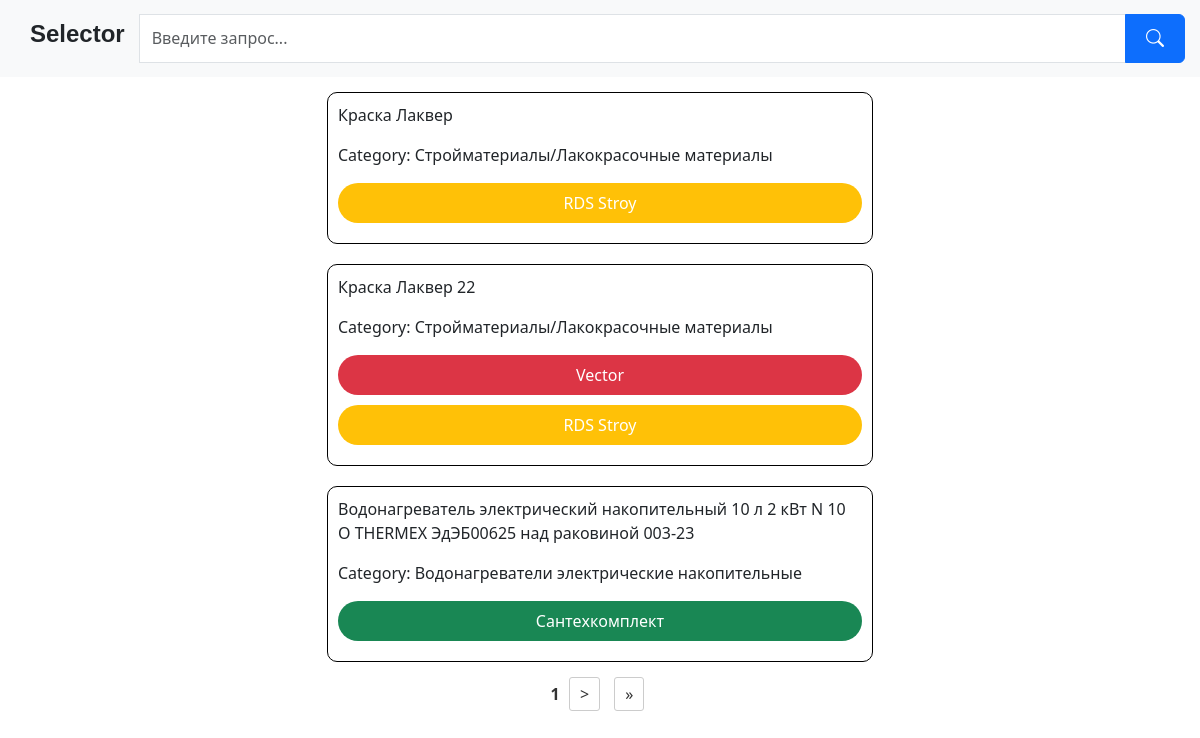
The page / on the database its author committed.
### App/models/product.py (models this page shows, shortened)
class Product(models.Model):
    id = models.AutoField(primary_key=True)
    name = models.CharField(max_length=100)
    category_id = models.ForeignKey('Category', null=True, blank=True, on_delete=models.CASCADE)
    suppliers_id = models.ManyToManyField('SupplierCard')
    objects = models.Manager()
    class Meta:
        verbose_name = "Продукт (товар) "
        verbose_name_plural = "Продукт (товар) "

### App/models/category.py (models this page shows)
class Category(models.Model):
    id = models.AutoField(primary_key=True)
    name = models.CharField(max_length=100, verbose_name="Наименование категории",
        unique=True,
        error_messages={
            'unique': "Категория с таким наименованием уже существует!"
        })
    parent_category_id = models.ForeignKey('self', null=True, blank=True, on_delete=models.CASCADE)
    objects = models.Manager()
    def __str__(self):
        return self.name
    class Meta:
        verbose_name = "Категория"
        verbose_name_plural = "Категория"

### App/models/supplier_card.py (models this page shows, shortened)
class SupplierCard(models.Model):
    id = models.AutoField(primary_key=True)
    name = models.CharField(max_length=100, verbose_name="Наименование карточки поставщика",
        unique=True,
        error_messages={
            'unique': "Поставщик с таким наименованием уже существует!"
        })
    address = models.CharField(max_length=255, verbose_name="Адрес поставщика")
    rating_choices = (
        ('low', 'Низкий'),
        ('medium', 'Средний'),
        ('high', 'Высокий')
    )
    rating = models.CharField(max_length=10, choices=rating_choices, verbose_name="Ценовой рейтинг поставщика")
    categories = models.ManyToManyField('Category', verbose_name="Категория")
    contacts = models.CharField(max_length=150, default=' ', verbose_name="Контактная информация")
    description = models.TextField(verbose_name="Описание")
    created_at = models.DateTimeField(auto_now_add=True)
    objects = models.Manager()
    class Meta:
        verbose_name = "Карточка поставщика"
        verbose_name_plural = "Карточка поставщика"

### App/views/product.py (the view)
# urls.py: path('', views.products_list, name = "home"),
def products_list(request):
    all_objects = Product.objects.all()
    paginator = Paginator(all_objects, 3)
    page_number = request.GET.get('page')
    page_obj = paginator.get_page(page_number)
    return render(request, 'product/products.html', {'page_obj': page_obj})

### App/templates/product/products.html (shortened to what this page needs)
{% extends 'base.html' %}
{% block content %}
<div class="container">
    <div class="row justify-content-center">
        <div class="col-md-6">
            {% for product in page_obj %}
                <div class="product-item">
                    <p>{{ product.name }}</p>
                    <p>Category: {{ product.category_id }}</p>
                   <div class="supplier-list"> {% for supplier_card in product.suppliers_id.all %}
                       <a href="{% url 'supplier_detail' supplier_card.id %}">
                           <div class="supplier-item p-2 {% if supplier_card.rating == 'low' %}bg-danger{% elif supplier_card.rating == 'medium' %}bg-warning{% else %}bg-success{% endif %} text-white">
                             {{ supplier_card.name }}
                            </div>
                        </a>
                           {% endfor %}
                        </div>
                </div>
            {% endfor %}
        </div>
    </div>
</div>
<div class="pagination">
    <span class="step-links">
        <span class="current-page">{{ page_obj.number }}</span>
        {% if page_obj.has_next %}
            <a href="?page={{ page_obj.next_page_number }}">></a>
            <a href="?page={{ page_obj.paginator.num_pages }}">&raquo;</a>
        {% endif %}
    </span>
</div>
{% endblock %}

### App/static/css/styles.css (style rules this page uses)
a { color: blue; text-decoration: none; }

### App/templates/product/products.html (style rules this page uses)
.product-item { background-color: white; border: 1px solid black; border-radius: 10px; margin-bottom: 20px; padding: 10px; }
.supplier-item { border-radius: 20px; margin-bottom: 10px; text-align: center; cursor: pointer; }
.pagination { display: flex; justify-content: center; align-items: flex-end; }
.pagination .step-links a { margin: 0 5px; padding: 5px 10px; border: 1px solid #ccc; border-radius: 3px; text-decoration: none; color: #333; }
.pagination .current-page { font-weight: bold; color: #333; background-color: #fff; }

### rows shown on the page
Product: name "Краска Лаквер", category_id "Стройматериалы/Лакокрасочные материалы"
SupplierCard: name "RDS Stroy"
Product: name "Краска Лаквер 22", category_id "Стройматериалы/Лакокрасочные материалы"
SupplierCard: name "Vector"
Product: name "Водонагреватель электрический накопительный 10 л 2 кВт N 10 O THERMEX ЭдЭБ00625 над раковиной 003-23", category_id "Водонагреватели электрические накопительные"
SupplierCard: name "Сантехкомплект"

### other values the page prints
{{ page_obj.number }} "1"
